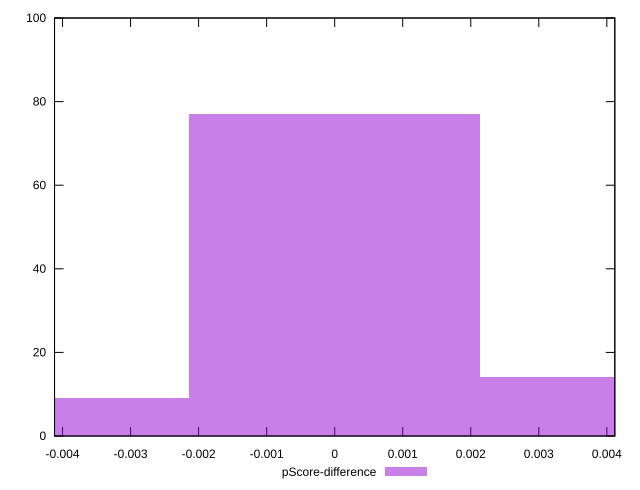

This chart was generated by the following gnuplot code:
reset

$pScoreDifference <<EOF
-0.004280142026984679 9
0 77
0.004280142026984679 14
EOF

set key outside below
set boxwidth 0.004280142026984679
set xrange [-0.0041176470588235314:0.0041176470588235314]
set yrange [0:100]
set trange [0:100]
set style fill transparent solid 0.5 noborder
set terminal svg size 640, 490 enhanced background rgb 'white'
set output "reports/report_00033_2021-03-01T14-23-16.841Z/uses-text-compression/samples/astro-inner-cached/pScore-difference/histogram.svg"

plot $pScoreDifference title "pScore-difference" with boxes

reset
